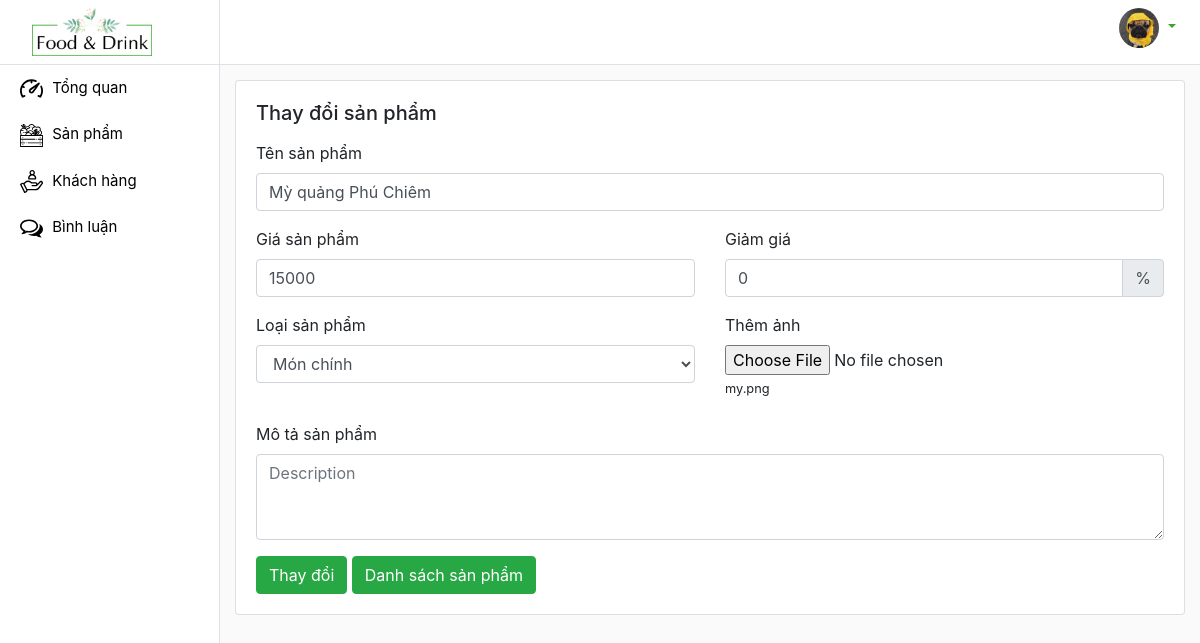
/admin/products/index.php?viewEditProduct&id_product=4, run on the app's committed database.
### tables this page shows
CREATE TABLE `products` (
  `id_product` int(12) NOT NULL,
  `name_product` varchar(120) NOT NULL,
  `img_product` varchar(200) NOT NULL,
  `price_product` float NOT NULL,
  `sale` float NOT NULL,
  `view` int(10) NOT NULL,
  `kind_product` varchar(60) NOT NULL,
  `description` text NOT NULL
);

### admin/products/index.php (called while the page is built, shortened)
<?php
    require '../../global.php';
    require '../../DAO/functionProduct.php';
    extract($_REQUEST);
    if(array_key_exists('viewAddProduct', $_REQUEST)) {
        $view_name = 'viewAddProduct.php';
    }
    else if(array_key_exists('addNewProduct', $_REQUEST)) {
        $img_product = save_file("img", $DIR_IMG);
        insertProduct($name_product, $price_product, $sale, $kind_product, $img_product, $description);
        $message = 'Thêm mới thành công!';
        $view_name = 'viewAddProduct.php';
    }
    else if(array_key_exists('deleteProduct', $_REQUEST)){
        deleteProduct($id_product);
        $message = 'Xóa thành công!';
        $products = selectProducts();
        $view_name = 'displayTableProducts.php';
    }
    else if(array_key_exists('viewEditProduct', $_REQUEST)){
        $product = selectProduct($id_product);
    }
    require('../layout.php');
?>

### DAO/functionProduct.php (called while the page is built, shortened)
<?php
    require_once 'database.php';
    function selectProduct($id_product){
        global $db;
        $select = "SELECT * FROM products WHERE id_product = '$id_product'";
        $product = $db->query($select);
        return $product->fetch();
    }
?>

### global.php (called while the page is built, shortened)
<?php
    $URL = "/du-an-1";
    $URL_ADMIN = $URL . '/admin';
?>

### admin/products/editProduct.php (the view, shortened to what this page needs)
<div class="card">
    <div class="card-body">
        <h5 class="mb-3">Thay đổi sản phẩm</h5>
        <form action="index.php" method="POST" enctype="multipart/form-data">
            <div class="form-group">
                <label for="name_product">Tên sản phẩm</label>
                <input type="text" class="form-control" id="name_product" name="name_product"
                    placeholder="Enter product" value="<?=$product['name_product']?>">
            </div>
            <div class="form-group">
                <div class="row">
                    <div class="col">
                        <label for="price_product">Giá sản phẩm</label>
                        <input type="text" class="form-control" id="price_product" name="price_product"
                            placeholder="Enter price" value="<?=$product['price_product']?>">
                    </div>
                    <div class="col">
                        <label for="sale">Giảm giá</label>
                        <div class="input-group">
                            <input type="text" id="sale" name="sale" class="form-control" placeholder="Sale"
                                aria-label="Recipient's username" aria-describedby="basic-addon2" value="<?=$product['sale']?>">
                            <div class="input-group-append">
                                <span class="input-group-text" id="basic-addon2">%</span>
                            </div>
                        </div>
                    </div>
                </div>
            </div>
            <div class="form-group">
                <div class="row">
                    <div class="col">
                        <label for="kind_product">Loại sản phẩm</label>
                        <select class="form-control" id="kind_product" name="kind_product" value="<?=$product['kind_product']?>">
                            <option value="Món chính">Món chính</option>
                        </select>
                    </div>
                    <div class="col">
                        <label for="exampleFormControlFile1">Thêm ảnh</label>
                        <input type="file" name="img" class="form-control-file" id="exampleFormControlFile1">
                        <label class="small"><?=$product['img_product']?></label>
                    </div>
                </div>
            </div>
            <div class="form-group">
                <label for="description">Mô tả sản phẩm</label>
                <textarea class="form-control" id="description" rows="3" name="description"
                    placeholder="Description"><?=$product['description']?></textarea>
            </div>
            <button type="submit" class="btn btn-success" name="editProduct">Thay đổi</button>
            <a href="<?=$URL_ADMIN?>/products" class="btn btn-success">Danh sách sản phẩm</a>
        </form>
    </div>
</div>

### css/admin.css (style rules this page uses)
body { background-color: #fafafa; }

### data on the page
products: name_product "Mỳ quảng Phú Chiêm", price_product "15000", sale "0", kind_product "Món chính", img_product "my.png"
